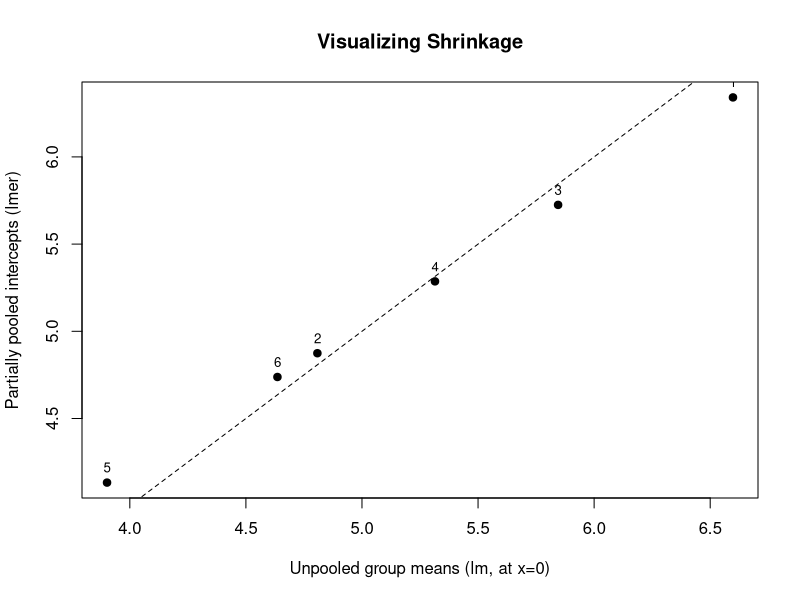

This chart was generated by the following R code:
## ---- chunk 1
#| echo: true
#| results: 'markup'  # ensures pretty formatting
#| code-fold: true    # collapses the full output (optional)
library(lme4)
set.seed(1)
group <- factor(rep(1:6, each = 5))
x <- rnorm(30)
u <- rnorm(6, 0, 1)[group]
y <- 5 + 2*x + u + rnorm(30, 0, 1)
m1 <- lmer(y ~ x + (1|group))
summary(m1)$coefficients   # print only fixed effects
VarCorr(m1)    
## ---- chunk 2
#| echo: false
#| results: 'markup'  # ensures pretty formatting
#| code-fold: true    # collapses the full output (optional)
library(lme4)

set.seed(1)
group <- factor(rep(1:6, each = 5))
x <- rnorm(30)
u <- rnorm(6, 0, 1)[group]
y <- 5 + 2*x + u + rnorm(30, 0, 1)

m1 <- lmer(y ~ x + (1|group))
lm_fit <- lm(y ~ x + group)

# Unpooled group means at x = 0, one per group (includes the reference)
newdat <- data.frame(x = 0, group = levels(group))
lm_means <- predict(lm_fit, newdata = newdat)

# Partially pooled random-intercept estimates (same order as levels(group))
re_means <- coef(m1)$group[,"(Intercept)"]

# Sanity check: same length and aligned by group
stopifnot(length(lm_means) == length(re_means))

plot(lm_means, re_means,
     xlab = "Unpooled group means (lm, at x=0)",
     ylab = "Partially pooled intercepts (lmer)",
     main = "Visualizing Shrinkage",
     pch = 19)
abline(0, 1, lty = 2)
text(lm_means, re_means, labels = levels(group), pos = 3, cex = 0.8)
 
## ---- chunk 3
df <- data.frame(x = rnorm(100))
df$y <- rpois(100, lambda = exp(0.5 + 0.3*df$x))
df$N <- sample(x = seq(50, 100), size = 100, replace = TRUE)
## ---- chunk 4
#| echo: True
#| results: 'markup'  # ensures pretty formatting
#| code-fold: true    # collapses the full output (optional)
# Poisson example
m_poiss <- glm(y ~ x, family = poisson(link="log"), offset = log(df$N), data=df)
summary(m_poiss)
## ---- chunk 5
#| echo: True
#| results: 'markup'  # ensures pretty formatting
#| code-fold: true    # collapses the full output (optional)
# Binomial example
mbinom <- glm(cbind(y, N-y) ~ x, family = binomial(link="logit"), data=df)
summary(mbinom)
## ---- chunk 6
#| echo: True
#| results: 'markup'  # ensures pretty formatting
#| code-fold: true    # collapses the full output (optional)
# Binary GLMM example
set.seed(2)
subject <- factor(rep(1:40, each = 5))
x <- rnorm(200)
u <- rnorm(40, 0, 0.75)[subject]
eta <- -1 + 1.2*x + u
y <- rbinom(200, 1, plogis(eta))
m_glmm <- glmer(y ~ x + (1|subject), family=binomial)
summary(m_glmm)
## ---- chunk 7
library(geepack)
id <- factor(rep(1:30, each = 4))
time <- rep(1:4, 30)
x <- rnorm(120)
eta <- 0.5 + 0.4*x
y <- rpois(120, exp(eta))
gee_ind <- geeglm(y ~ x, id=id, family=poisson, corstr="independence")
gee_exc <- geeglm(y ~ x, id=id, family=poisson, corstr="exchangeable")
summary(gee_ind)$coef
summary(gee_exc)$coef
